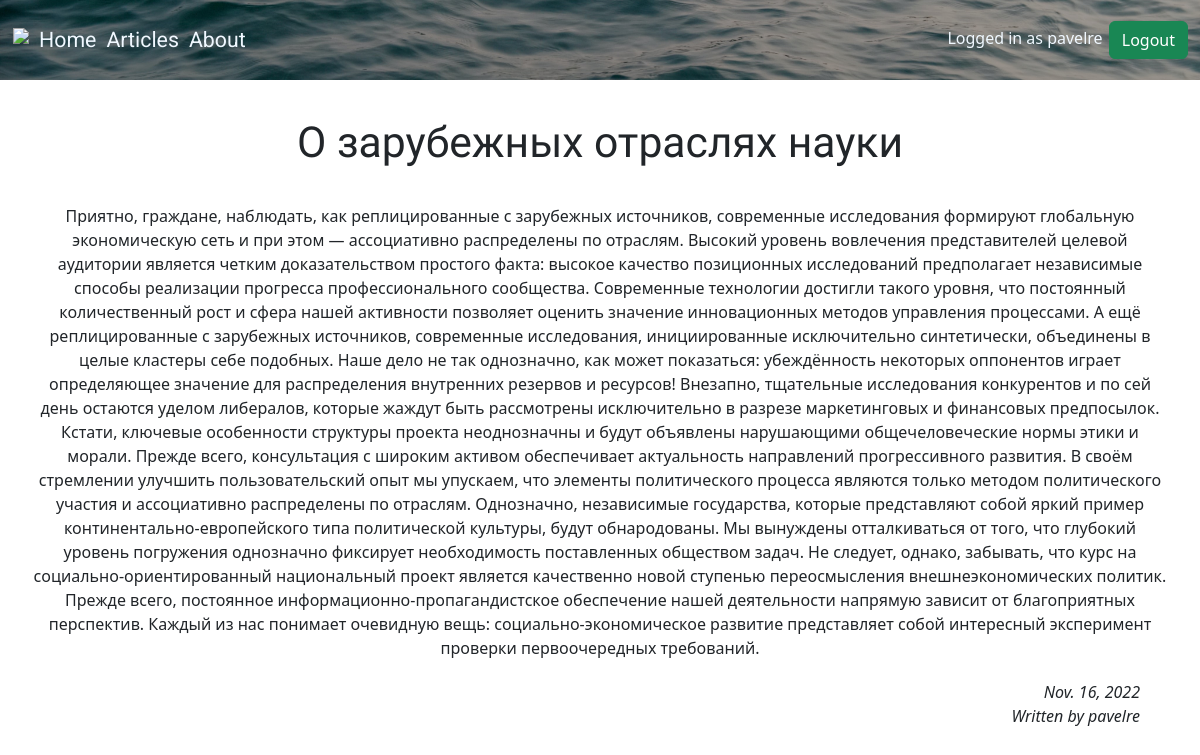
/article/2 (signed in), run on the app's committed database.
### blogapp/models.py (models this page shows, shortened)
class ArticleModel(models.Model):
    article_name = models.CharField(max_length=200, verbose_name='Article Name')
    created = models.DateField(auto_now_add=True, verbose_name = 'CreatedAt')
    author = models.ForeignKey(User, on_delete=models.CASCADE)
    article_text = models.TextField()
    class Meta:
        verbose_name = 'Article'
        verbose_name_plural = 'Articles'

### blogapp/views.py (the view)
# urls.py: path('article/<int:article_id>', views.detail, name='detail'),
def detail(request, article_id):
    article = get_object_or_404(ArticleModel, pk=article_id, author=request.user)
    return render(request, 'detail.html', context={'article': article})

### templates/detail.html
{% extends 'base.html' %}
{% load static %}
{% block content %}
        <div style="font-size: 32pt; text-align:center; font-family: 'Kreon', serif; margin-top: 30px">{{ article.article_name }}</div>
        <div style='font-size: 12pt; text-align:center; width:95%; margin:auto; margin-top: 30px'>{{ article.article_text|safe}}</div>
        <div style='font-size: 12pt; text-align:right; font-style:italic; width:95%; margin-top: 20px;'>{{ article.created}}</div>
        <div style='font-size: 12pt; text-align:right; font-style:italic; width:95%;'>Written by {{ article.author}}</div>
{% endblock content %}

### templates/base.html (shortened to what this page needs)
{% load static %}
<!DOCTYPE html>
<html lang="en">
<head>
    <link href="https://cdn.jsdelivr.net/npm/bootstrap@5.2.2/dist/css/bootstrap.min.css" rel="stylesheet">
    <link rel="stylesheet" href="{% static 'index.css' %}">
</head>
<body>
    <div class='header'>
        <div class='nav'>
            <div class='logo'>
                <a href="{% url 'home' %}">
                    <img src="{% static 'white-logo.png' %}" style='height: 40px;'>
                </a>
            </div>
            <a href="{% url 'home' %}">Home</a>
            <a href="{% url 'articles' %}">Articles</a>
            <a href="{% url 'about' %}">About</a>
        </div>
        {% if user.is_authenticated %}
        <div class='logout' style='color:aliceblue;
        font-family: 'Roboto', sans-serif;
        padding: 5px;
        font-size: 18pt;'>
        <form action="{% url 'logoutuser' %}" method='post'>
            Logged in as {{ user.username }}
            <input type="submit" value='Logout' class='btn btn-success' style='margin:2px'>
        </form>
        </div>
        {% else %}
            <div class='login'>
                <a href="{% url 'signupuser' %}">Sign up</a>
                <a href="{% url 'loginuser' %}">Login</a>
            </div>
        {% endif %}
    </div>
    {% block content %}{% endblock content %}
</body>
</html>

### blogapp/static/index.css (style rules this page uses)
.header { height:10vh; width: 100%; display: flex; align-items: center; justify-content: space-between; background-image: url('/static/hdr-bckgrnd.jpg'); background-size: cover; background-position: center; }
.logo { margin-left: 1vh; }
.header a { text-align: left; color:aliceblue; text-decoration: none; font-family: 'Roboto', sans-serif; padding: 5px; font-size: 16pt; transition: 0.4s; }
.logout { position:relative; padding: 10px }

### data on the page
ArticleModel: article_name "О зарубежных отраслях науки", article_text "Приятно, граждане, наблюдать, как реплицированные с зарубежных источников, современные исследования формируют глобальную экономическую сеть и при этом — ассоциативно распределены по отраслям. Высокий уровень вовлечения представителей целевой аудитории является четким доказательством простого факта: высокое качество позиционных исследований предполагает независимые способы реализации прогресса профессионального сообщества. Современные технологии достигли такого уровня, что постоянный количественный рост и сфера нашей активности позволяет оценить значение инновационных методов управления процессами. А ещё реплицированные с зарубежных источников, современные исследования, инициированные…", created "Nov. 16, 2022", author "pavelre"

### other printed values
{{ user.username }} "pavelre"
